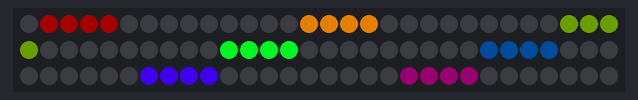
Simulated run of this sketch. Board: Arduino Leonardo, built with avr-gcc and run on an emulated ATmega32U4. Parts: 90 RGB LEDs in strip order, left to right, continuing on the next row.

Above: at 0.08 s.
At 5.25 s:
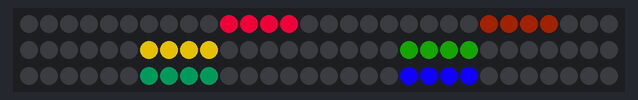
At 9.99 s:
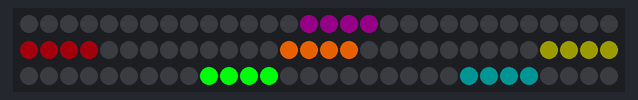
At 19.98 s:
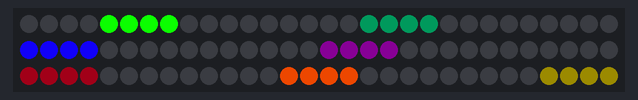
At 30.12 s:
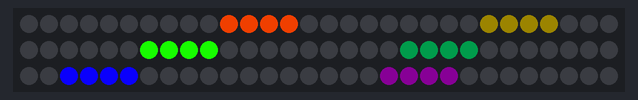
At 39.93 s:
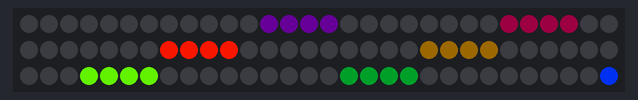

The sketch:

ledLines.ino
```cpp
/*
 * LED Lines with Independent Delays
 * Leonardo Merza
 * https://lmerza.com
 *
 * This sketch creates multiple independent LED lines with individual
 * delay timings for varied animation effects.
 */

#include <FastLED.h>

/*
 * LED Configuration
 */
#define NUM_LEDS 90              // total number of LEDs in the strip
#define DATA_PIN 5               // data pin to LED strip
#define LINELENGTH 5             // length of each LED line
#define EIGHTBIT 255             // maximum value for 8-bit color
#define HUESPEED 2               // how fast the hue increments for each LED movement
#define STRIPNUMB 7              // number of independent LED lines

// Initial hue values for each LED line (evenly distributed across color spectrum)
unsigned int hues[STRIPNUMB] = {0,36,72,108,144,180,216};
// Delay values for each LED line (controls animation speed)
unsigned int delays[STRIPNUMB];
// Counters to track delay timing for each line
unsigned int delayCounters[STRIPNUMB];
// Starting positions for each LED line
unsigned int positions[STRIPNUMB] = {0,13,26,39,52,65,78};
// Active state for each line (1 = active, 0 = inactive)
unsigned int actives[STRIPNUMB] = {1,1,1,1,1,1,1};
// Brightness values for each LED line
unsigned int values[STRIPNUMB] = {100,255,100,255,100,255,100};
// Count of currently active lines
unsigned int numbOfActives = 0;

boolean ledChange = false;       // flag to track if any LED color has changed

CRGB leds[NUM_LEDS];             // FastLED color array for the LED strip
/*
 * Setup function - initializes LED strip and delay counters
 */
void setup () {
	// Initialize FastLED library with NeoPixel strip
	FastLED.addLeds<NEOPIXEL, DATA_PIN>(leds, NUM_LEDS);

	// Initialize serial communication for debugging
	Serial.begin(9600);

	// Initialize delay counters and values for each LED line
	for ( int i = 0; i < STRIPNUMB; i++ ) {
		delayCounters[i] = 0;
		delays[i] = 50;
	}
}


/*
 * Main loop - updates LED animations with independent delays
 */
void loop () {
	/*
	 * Process each LED line independently
	 * Each line has its own delay counter and timing
	 */
    for ( unsigned int k = 0; k < STRIPNUMB; k++ ) {

		// Only process active LED lines
		if ( actives[k] == 1) {
	        // Check if delay counter has exceeded the line's delay threshold
	        if ( delayCounters[k] > delays[k] ) {
	        	ledChange = true;

	        	// Set color for each LED in the current line
	        	for( int i = 0; i < LINELENGTH; i++ ){
	        		if ( positions[k] + i <  NUM_LEDS) {
	        			// Set LED color using HSV (Hue, Saturation, Value/Brightness)
	        			leds[positions[k] + i] = CHSV(hues[k], 255, values[k]);
	        		}
	        	}

	        	// Turn off trailing LED, advance position, reset delay counter
	        	leds[positions[k]] = CRGB::Black;
	        	positions[k]++;
	        	delayCounters[k] = 0;

	        	// Update hue for color cycling effect
	        	hues[k] += HUESPEED;
	        	if( hues[k] > EIGHTBIT ){
	        		hues[k] = 0;
	        	}

	        	// Check if line has reached the end of strip
	        	if ( positions[k] > NUM_LEDS + LINELENGTH-1) {
	        		// Reset position when line reaches end
	        		positions[k] = 0;
	        		// Optionally deactivate line (currently commented out)
	        		//actives[k] = 0;

	        		// Decrement active counter (if applicable)
	        		if ( numbOfActives > 0 ) {
	        			numbOfActives--;
	        		}
	        	}

	        	// Update LED strip only if colors have changed (optimization)
	        	if ( ledChange ){
	        		FastLED.show();
	        		ledChange = false;
	        	}
	        }

	        // Increment delay counter each loop iteration
	        delayCounters[k]++;
	    }
	}

	// Small delay for timing control
	delay(1);
}
```
